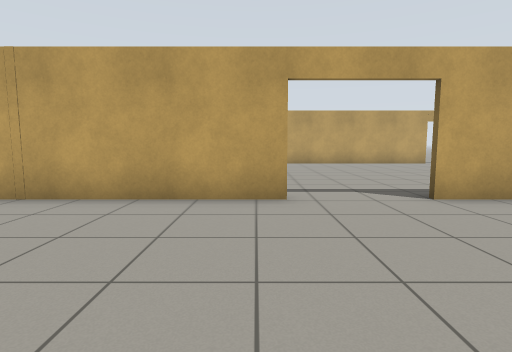
[1] (above)

16 first-person views from a walk through a Gazebo world. The camera is 0.94 m above the floor, tilts 6° down and sees 80° across. The floor is counted in squares, 1 m on a side. Each view is taken from the middle of a square. On the plan, view 1 faces up. The plan holds only what a view shows up to about 11 squares ahead; the rest is blank.

[2]
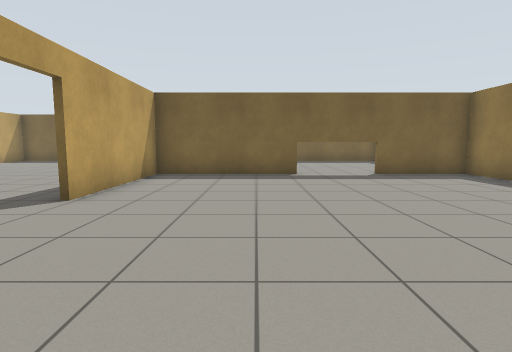

[3]
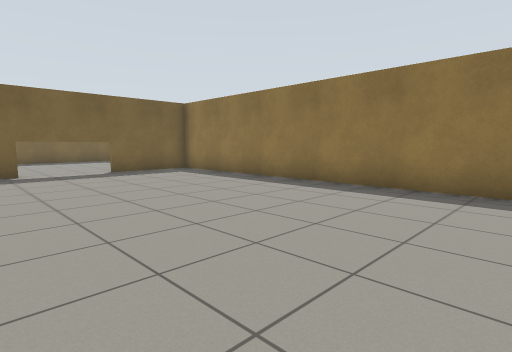

[4]
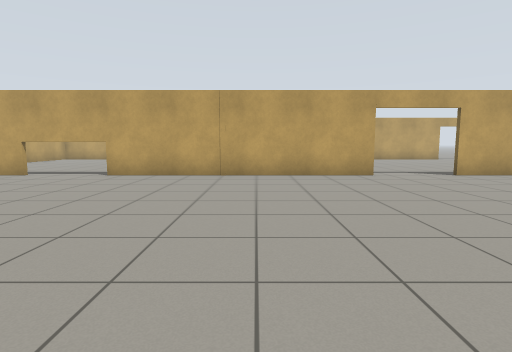

[5]
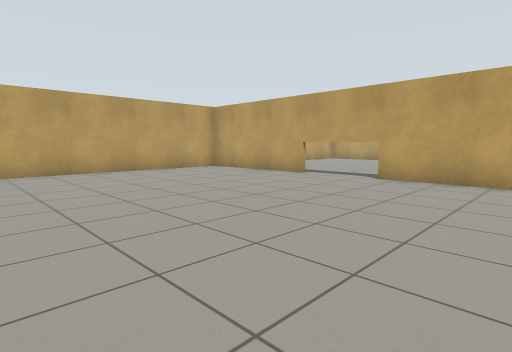

[6]
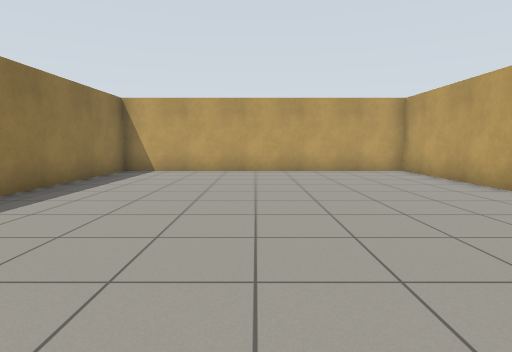

[7]
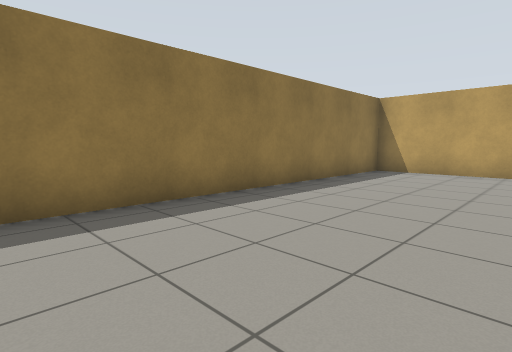

[8]
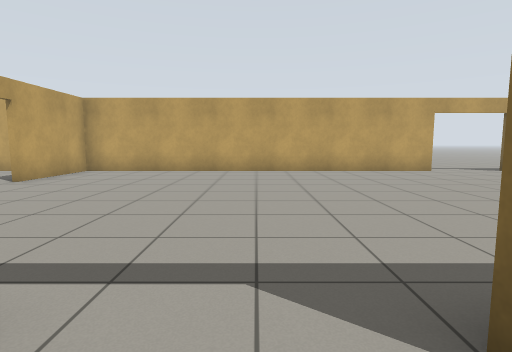

[9]
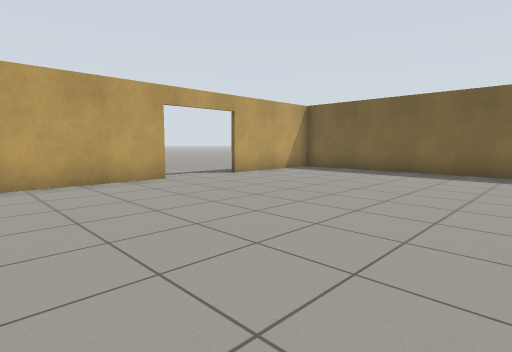

[10]
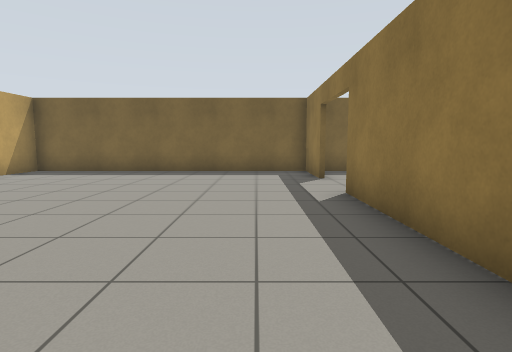

[11]
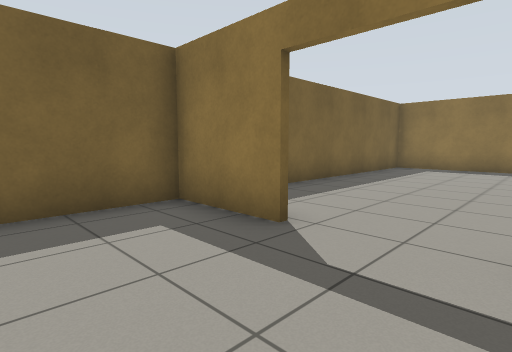

[12]
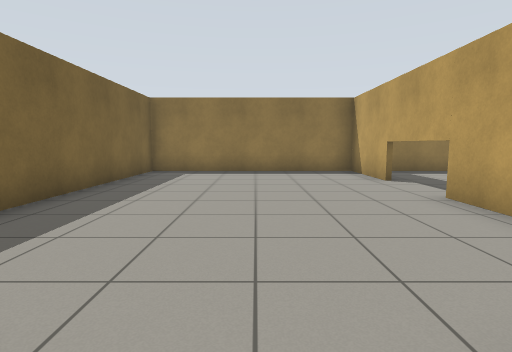

[13]
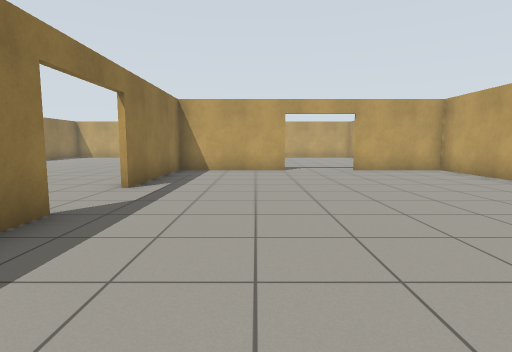

[14]
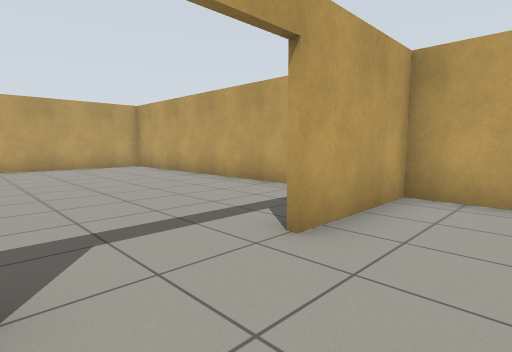

[15]
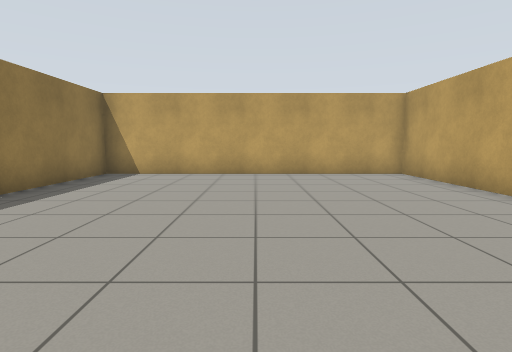

[16]
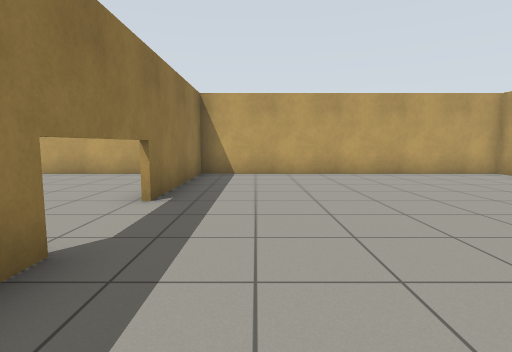

### Floor plan
Key: @ floor where view 1 was taken; # wall or solid block; . floor; D open door; T thing the floor can be seen under or through.
Columns run from 15 left of view 1 to 15 right of it. Each row starts with its distance up from view 1.
 16                         ...
 15 #########  ############DDD#####
 14 #......... #..................#
 13 #..........#..................#
 12 #..........#..................#
 11 #..........D..................#
 10 #..........D..................#
  9 #..........D..................#
  8 #......... #..................#
  7 #..........#..................#
  6 #......... #..................#
  5 #####DDD########DDD######DDD###
  4 #......................#......#
  3 #......................#......#
  2 #......................T......#
  1 #......................T......#
  0 #..............@.......D......#
 -1 #......................D......#
 -2 #......................T......#
 -3 #......................T......#
 -4 #......................#......#
 -5 ###############################

Where each view was taken, in squares from view 1:
view 1: 0 up, 0 right, facing up
view 2: 2 up, 2 left, facing right
view 3: 2 up, 3 left, facing down-right
view 4: 4 down, 3 left, facing up
view 5: 3 down, 4 left, facing up-left
view 6: 0 up, 4 left, facing left
view 7: 0 up, 4 left, facing down-left
view 8: 4 up, 2 right, facing up
view 9: 7 up, 4 right, facing up-right
view 10: 7 up, 4 right, facing right
view 11: 8 up, 10 right, facing down-right
view 12: 6 up, 11 right, facing down
view 13: 8 up, 7 right, facing left
view 14: 9 up, 2 left, facing up-left
view 15: 10 up, 5 left, facing left
view 16: 7 up, 5 left, facing left
